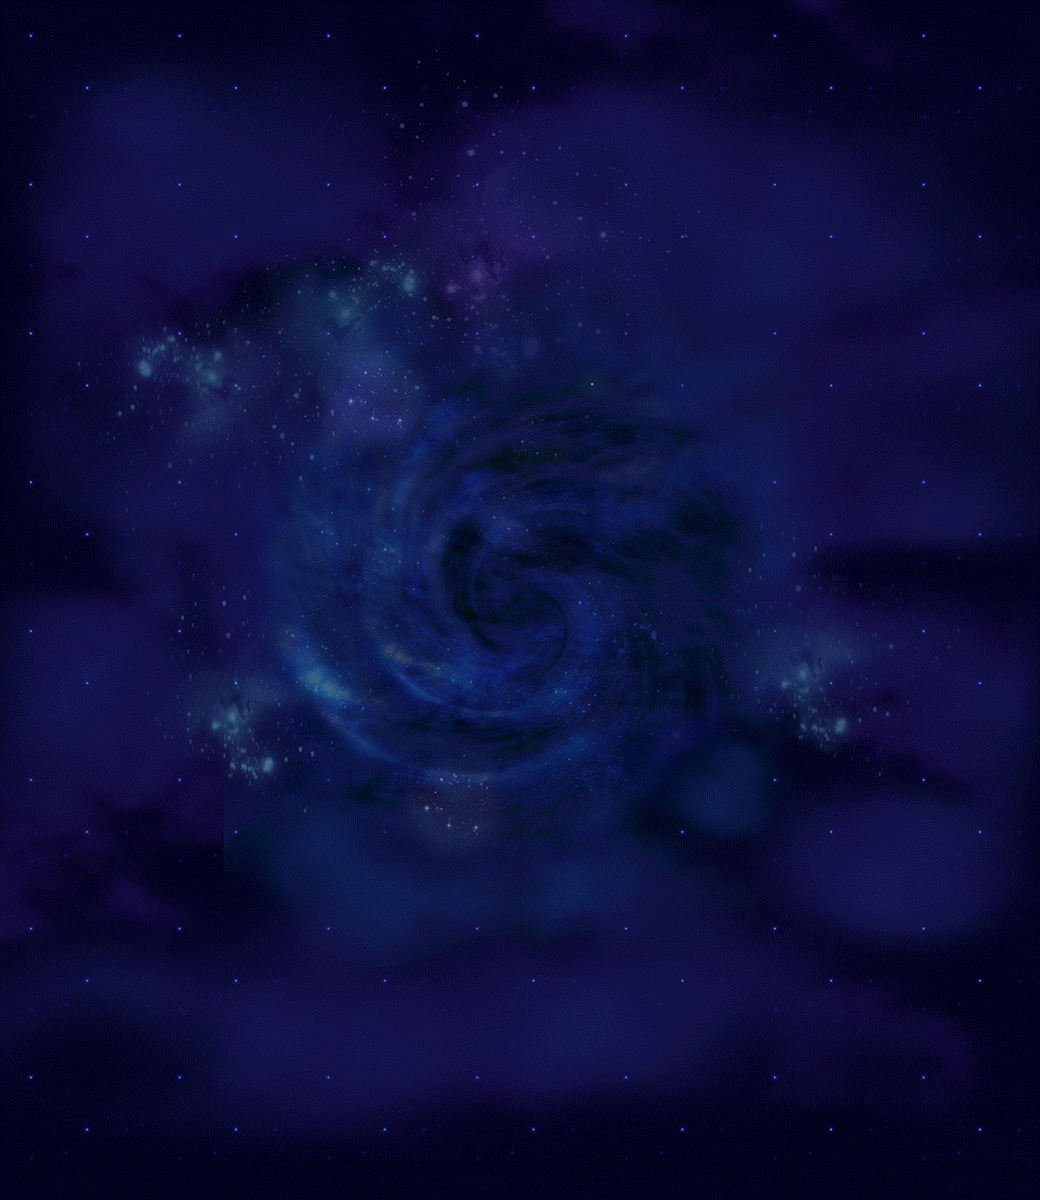

The image is a tile-based game level rendered from a .tmx file. Its description and source (layers, tilesets, objects; grid data summarised) follow:
An orthogonal 26x30 tile map with 40x40 px tiles, 4 tile layers (Vortex_01, Vortex_02, Vortex_03, Vortex_04), 4 tilesets.

<map version="1.0" orientation="orthogonal" renderorder="right-down" width="26" height="30" tilewidth="40" tileheight="40" nextobjectid="1">
 <tileset firstgid="1" name="Vortex_01" tilewidth="40" tileheight="40" spacing="1" tilecount="195" columns="13">
  <image source="images/Vortex_01.png" width="532" height="614" />
 </tileset>
 <tileset firstgid="196" name="Vortex_02" tilewidth="40" tileheight="40" spacing="1" tilecount="195" columns="13">
  <image source="images/Vortex_02.png" width="532" height="614" />
 </tileset>
 <tileset firstgid="391" name="Vortex_03" tilewidth="40" tileheight="40" spacing="1" tilecount="195" columns="13">
  <image source="images/Vortex_03.png" width="532" height="614" />
 </tileset>
 <tileset firstgid="586" name="Vortex_04" tilewidth="40" tileheight="40" spacing="1" tilecount="195" columns="13">
  <image source="images/Vortex_04.png" width="532" height="614" />
 </tileset>
 <layer name="Vortex_01" width="26" height="30">
  <data>[780 cells, 195 non-empty, 195 distinct tile ids]</data>
 </layer>
 <layer name="Vortex_02" width="26" height="30">
  <data>[780 cells, 195 non-empty, 195 distinct tile ids]</data>
 </layer>
 <layer name="Vortex_03" width="26" height="30">
  <data>[780 cells, 195 non-empty, 195 distinct tile ids]</data>
 </layer>
 <layer name="Vortex_04" width="26" height="30">
  <data>[780 cells, 195 non-empty, 195 distinct tile ids]</data>
 </layer>
</map>
